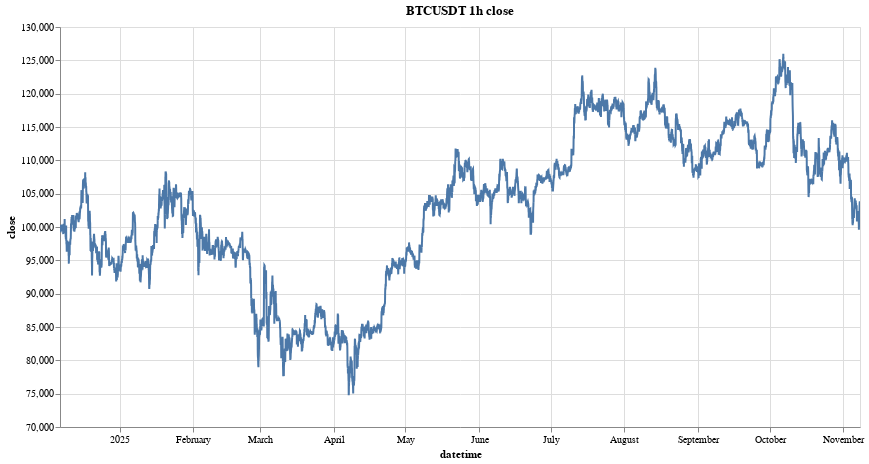

The code cell stored with this chart in its notebook:
### Code cell
alt.data_transformers.enable("vegafusion")
research.plot_dyn_timeseries(ts, sym, "close", time_interval)

### Figure 1 — Vega specification as saved in the notebook (floating-point values rounded to 4 significant figures; data arrays with more than 128 entries replaced by an {"elided": "..."} marker saying what was removed)
{"$schema": "https://vega.github.io/schema/vega/v5.json", "data": [{"name": "param_1_store"}, {"name": "param_2_store"}, {"name": "source_0", "values": {"elided": "8064 records"}, "transform": [{"type": "formula", "expr": "toDate(datum['datetime'])", "as": "datetime"}]}, {"name": "source_0_y_domain_close", "values": [{"min": 74780.0, "max": 126000.0}]}], "signals": [{"name": "unit", "value": {}, "on": [{"events": "pointermove", "update": "isTuple(group()) ? group() : unit"}]}, {"name": "param_1", "update": "vlSelectionResolve(\"param_1_store\", \"union\")"}, {"name": "param_2", "update": "vlSelectionResolve(\"param_2_store\", \"union\")"}, {"name": "param_1_datetime", "on": [{"events": [{"source": "view", "type": "dblclick"}], "update": "null"}, {"events": {"signal": "param_1_translate_delta"}, "update": "panLinear(param_1_translate_anchor.extent_x, -param_1_translate_delta.x / width)"}, {"events": {"signal": "param_1_zoom_delta"}, "update": "zoomLinear(domain(\"x\"), param_1_zoom_anchor.x, param_1_zoom_delta)"}]}, {"name": "param_1_tuple", "on": [{"events": [{"signal": "param_1_datetime"}], "update": "param_1_datetime ? {unit: \"\", fields: param_1_tuple_fields, values: [param_1_datetime]} : null"}]}, {"name": "param_1_tuple_fields", "value": [{"field": "datetime", "channel": "x", "type": "R"}]}, {"name": "param_1_translate_anchor", "value": {}, "on": [{"events": [{"source": "scope", "type": "pointerdown"}], "update": "{x: x(unit), y: y(unit), extent_x: domain(\"x\")}"}]}, {"name": "param_1_translate_delta", "value": {}, "on": [{"events": [{"source": "window", "between": [{"source": "scope", "type": "pointerdown"}, {"source": "window", "type": "pointerup"}], "consume": true, "type": "pointermove"}], "update": "{x: param_1_translate_anchor.x - x(unit), y: param_1_translate_anchor.y - y(unit)}"}]}, {"name": "param_1_zoom_anchor", "on": [{"events": [{"source": "scope", "type": "wheel", "consume": true}], "update": "{x: invert(\"x\", x(unit)), y: invert(\"y\", y(unit))}"}]}, {"name": "param_1_zoom_delta", "on": [{"events": [{"source": "scope", "consume": true, "type": "wheel"}], "update": "pow(1.001, event.deltaY * pow(16, event.deltaMode))", "force": true}]}, {"name": "param_1_modify", "on": [{"events": {"signal": "param_1_tuple"}, "update": "modify(\"param_1_store\", param_1_tuple, true)"}]}, {"name": "param_2_close", "on": [{"events": [{"source": "view", "type": "dblclick"}], "update": "null"}, {"events": {"signal": "param_2_translate_delta"}, "update": "panLinear(param_2_translate_anchor.extent_y, param_2_translate_delta.y / height)"}, {"events": {"signal": "param_2_zoom_delta"}, "update": "zoomLinear(domain(\"y\"), param_2_zoom_anchor.y, param_2_zoom_delta)"}]}, {"name": "param_2_tuple", "on": [{"events": [{"signal": "param_2_close"}], "update": "param_2_close ? {unit: \"\", fields: param_2_tuple_fields, values: [param_2_close]} : null"}]}, {"name": "param_2_tuple_fields", "value": [{"field": "close", "channel": "y", "type": "R"}]}, {"name": "param_2_translate_anchor", "value": {}, "on": [{"events": [{"source": "scope", "type": "pointerdown"}], "update": "{x: x(unit), y: y(unit), extent_y: domain(\"y\")}"}]}, {"name": "param_2_translate_delta", "value": {}, "on": [{"events": [{"source": "window", "between": [{"source": "scope", "type": "pointerdown"}, {"source": "window", "type": "pointerup"}], "consume": true, "type": "pointermove"}], "update": "{x: param_2_translate_anchor.x - x(unit), y: param_2_translate_anchor.y - y(unit)}"}]}, {"name": "param_2_zoom_anchor", "on": [{"events": [{"source": "scope", "consume": true, "type": "wheel"}], "update": "{x: invert(\"x\", x(unit)), y: invert(\"y\", y(unit))}"}]}, {"name": "param_2_zoom_delta", "on": [{"events": [{"source": "scope", "consume": true, "type": "wheel"}], "update": "pow(1.001, event.deltaY * pow(16, event.deltaMode))", "force": true}]}, {"name": "param_2_modify", "on": [{"events": {"signal": "param_2_tuple"}, "update": "modify(\"param_2_store\", param_2_tuple, true)"}]}], "marks": [{"type": "line", "name": "marks", "from": {"data": "source_0"}, "sort": {"field": "x"}, "encode": {"update": {"y": {"field": "close", "scale": "y"}, "x": {"field": "datetime", "scale": "x"}, "defined": {"signal": "isValid(datum[\"datetime\"]) && isFinite(+datum[\"datetime\"]) && isValid(datum[\"close\"]) && isFinite(+datum[\"close\"])"}, "tooltip": {"signal": "{\"datetime\": timeFormat(datum[\"datetime\"], '%b %d, %Y'), \"close\": format(datum[\"close\"], \"\")}"}, "stroke": {"value": "#4c78a8"}}}, "style": ["line"], "interactive": true, "clip": true}], "scales": [{"name": "x", "type": "time", "domain": {"data": "source_0", "field": "datetime"}, "range": [0, {"signal": "width"}], "domainRaw": {"signal": "param_1[\"datetime\"]"}}, {"name": "y", "type": "linear", "domain": [{"signal": "(data(\"source_0_y_domain_close\")[0] || {}).min"}, {"signal": "(data(\"source_0_y_domain_close\")[0] || {}).max"}], "range": [{"signal": "height"}, 0], "zero": false, "domainRaw": {"signal": "param_2[\"close\"]"}, "nice": true}], "axes": [{"scale": "x", "zindex": 0, "tickCount": {"signal": "ceil(width/40)"}, "gridScale": "y", "maxExtent": 0, "ticks": false, "grid": true, "minExtent": 0, "orient": "bottom", "aria": false, "labels": false, "domain": false}, {"scale": "y", "ticks": false, "orient": "left", "tickCount": {"signal": "ceil(height/40)"}, "minExtent": 0, "zindex": 0, "maxExtent": 0, "grid": true, "aria": false, "gridScale": "x", "labels": false, "domain": false}, {"scale": "x", "labelFlush": true, "zindex": 0, "orient": "bottom", "grid": false, "labelOverlap": true, "tickCount": {"signal": "ceil(width/40)"}, "title": "datetime"}, {"scale": "y", "title": "close", "labelOverlap": true, "tickCount": {"signal": "ceil(height/40)"}, "grid": false, "zindex": 0, "orient": "left"}], "title": {"text": "BTCUSDT 1h close", "frame": "group"}, "style": "cell", "padding": 5, "background": "white", "width": 800, "height": 400}
